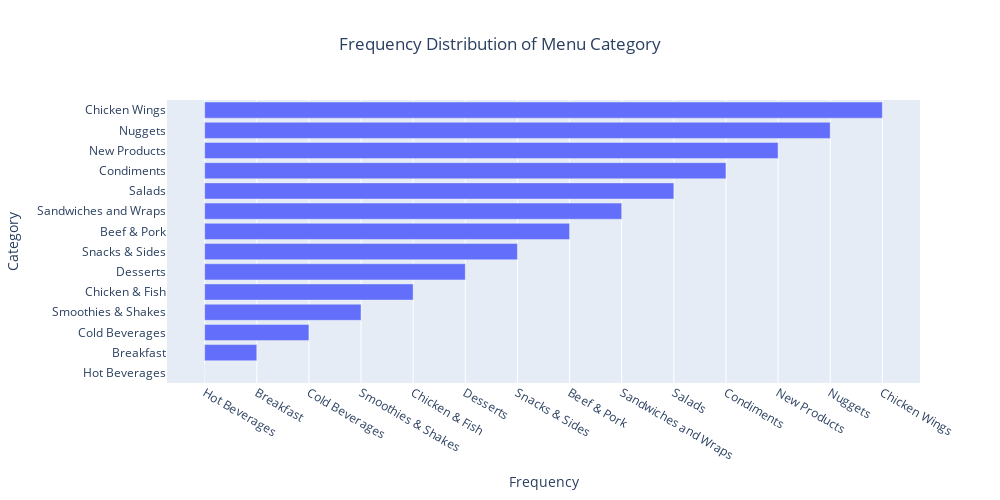

The notebook cell this image was saved under:
### Code cell
#Nutrition based analysis
labels = data['Category'].value_counts().index
values = data['Category'].value_counts().index
# Initiate an empty figure
fig = go.Figure()

# Add a trace of bar to the figure
fig.add_trace(trace=go.Bar(x=values, 
                           y=labels, 
                           orientation='h'))

# Update the layout with some cosmetics
fig.update_layout(height=500, 
                  width=1000, 
                  title_text='Frequency Distribution of Menu Category', 
                  title_x=0.5, 
                  xaxis_title='Frequency', 
                  yaxis_title='Category')

# Display the figure
fig.show()

### Figure 1 — Plotly figure (JSON) as saved in the notebook; plotly's stock layout.template omitted (floating-point values rounded to 4 significant figures)
{"data": [{"orientation": "h", "type": "bar", "x": ["Hot Beverages", "Breakfast", "Cold Beverages", "Smoothies & Shakes", "Chicken & Fish", "Desserts", "Snacks & Sides", "Beef & Pork", "Sandwiches and Wraps", "Salads", "Condiments", "New Products", "Nuggets", "Chicken Wings"], "y": ["Hot Beverages", "Breakfast", "Cold Beverages", "Smoothies & Shakes", "Chicken & Fish", "Desserts", "Snacks & Sides", "Beef & Pork", "Sandwiches and Wraps", "Salads", "Condiments", "New Products", "Nuggets", "Chicken Wings"]}], "layout": {"height": 500, "title": {"text": "Frequency Distribution of Menu Category", "x": 0.5}, "width": 1000, "xaxis": {"title": {"text": "Frequency"}}, "yaxis": {"title": {"text": "Category"}}}}
